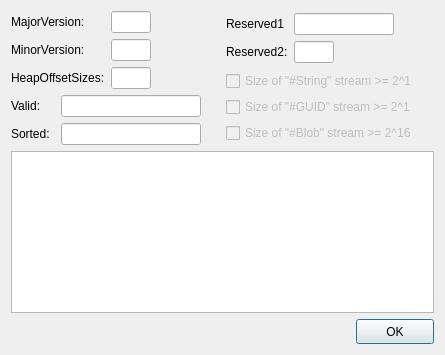
<?xml version="1.0" encoding="UTF-8"?>
<ui version="4.0">
 <class>DialogPEMetaDataTables</class>
 <widget class="QDialog" name="DialogPEMetaDataTables">
  <property name="windowModality">
   <enum>Qt::ApplicationModal</enum>
  </property>
  <property name="geometry">
   <rect>
    <x>0</x>
    <y>0</y>
    <width>445</width>
    <height>355</height>
   </rect>
  </property>
  <property name="minimumSize">
   <size>
    <width>445</width>
    <height>355</height>
   </size>
  </property>
  <property name="maximumSize">
   <size>
    <width>445</width>
    <height>355</height>
   </size>
  </property>
  <property name="windowTitle">
   <string>MetaData Tables</string>
  </property>
  <property name="modal">
   <bool>true</bool>
  </property>
  <layout class="QVBoxLayout" name="verticalLayout_3">
   <item>
    <layout class="QHBoxLayout" name="horizontalLayout_2">
     <item>
      <layout class="QGridLayout" name="gridLayout">
       <item row="0" column="0" colspan="2">
        <widget class="QLabel" name="labelMajorVersion">
         <property name="minimumSize">
          <size>
           <width>69</width>
           <height>0</height>
          </size>
         </property>
         <property name="text">
          <string notr="true">MajorVersion:</string>
         </property>
        </widget>
       </item>
       <item row="0" column="2">
        <widget class="QLineEditX" name="lineEditMajorVersion">
         <property name="minimumSize">
          <size>
           <width>40</width>
           <height>0</height>
          </size>
         </property>
         <property name="maximumSize">
          <size>
           <width>40</width>
           <height>16777215</height>
          </size>
         </property>
         <property name="alignment">
          <set>Qt::AlignCenter</set>
         </property>
         <property name="readOnly">
          <bool>true</bool>
         </property>
        </widget>
       </item>
       <item row="0" column="3">
        <spacer name="horizontalSpacer_2">
         <property name="orientation">
          <enum>Qt::Horizontal</enum>
         </property>
         <property name="sizeHint" stdset="0">
          <size>
           <width>40</width>
           <height>20</height>
          </size>
         </property>
        </spacer>
       </item>
       <item row="1" column="0" colspan="2">
        <widget class="QLabel" name="labelMinorVersion">
         <property name="text">
          <string notr="true">MinorVersion:</string>
         </property>
        </widget>
       </item>
       <item row="1" column="2">
        <widget class="QLineEditX" name="lineEditMinorVersion">
         <property name="minimumSize">
          <size>
           <width>40</width>
           <height>0</height>
          </size>
         </property>
         <property name="maximumSize">
          <size>
           <width>40</width>
           <height>16777215</height>
          </size>
         </property>
         <property name="alignment">
          <set>Qt::AlignCenter</set>
         </property>
         <property name="readOnly">
          <bool>true</bool>
         </property>
        </widget>
       </item>
       <item row="1" column="3">
        <spacer name="horizontalSpacer_3">
         <property name="orientation">
          <enum>Qt::Horizontal</enum>
         </property>
         <property name="sizeHint" stdset="0">
          <size>
           <width>40</width>
           <height>20</height>
          </size>
         </property>
        </spacer>
       </item>
       <item row="2" column="0" colspan="2">
        <widget class="QLabel" name="labelHeapOffsetSizes">
         <property name="text">
          <string notr="true">HeapOffsetSizes:</string>
         </property>
        </widget>
       </item>
       <item row="2" column="2">
        <widget class="QLineEditX" name="lineEditHeapOffsetSizes">
         <property name="minimumSize">
          <size>
           <width>40</width>
           <height>0</height>
          </size>
         </property>
         <property name="maximumSize">
          <size>
           <width>40</width>
           <height>16777215</height>
          </size>
         </property>
         <property name="text">
          <string/>
         </property>
         <property name="alignment">
          <set>Qt::AlignCenter</set>
         </property>
         <property name="readOnly">
          <bool>true</bool>
         </property>
        </widget>
       </item>
       <item row="2" column="3">
        <spacer name="horizontalSpacer_4">
         <property name="orientation">
          <enum>Qt::Horizontal</enum>
         </property>
         <property name="sizeHint" stdset="0">
          <size>
           <width>40</width>
           <height>20</height>
          </size>
         </property>
        </spacer>
       </item>
       <item row="3" column="0">
        <widget class="QLabel" name="labelEntryValid">
         <property name="text">
          <string notr="true">Valid:</string>
         </property>
        </widget>
       </item>
       <item row="3" column="1" colspan="3">
        <widget class="QLineEditX" name="lineEditValid">
         <property name="minimumSize">
          <size>
           <width>140</width>
           <height>0</height>
          </size>
         </property>
         <property name="maximumSize">
          <size>
           <width>140</width>
           <height>16777215</height>
          </size>
         </property>
         <property name="alignment">
          <set>Qt::AlignCenter</set>
         </property>
         <property name="readOnly">
          <bool>true</bool>
         </property>
        </widget>
       </item>
       <item row="4" column="0">
        <widget class="QLabel" name="labelEntrySorted">
         <property name="text">
          <string notr="true">Sorted:</string>
         </property>
        </widget>
       </item>
       <item row="4" column="1" colspan="3">
        <widget class="QLineEditX" name="lineEditSorted">
         <property name="minimumSize">
          <size>
           <width>140</width>
           <height>0</height>
          </size>
         </property>
         <property name="maximumSize">
          <size>
           <width>140</width>
           <height>16777215</height>
          </size>
         </property>
         <property name="alignment">
          <set>Qt::AlignCenter</set>
         </property>
         <property name="readOnly">
          <bool>true</bool>
         </property>
        </widget>
       </item>
      </layout>
     </item>
     <item>
      <layout class="QVBoxLayout" name="verticalLayout_2">
       <item>
        <layout class="QGridLayout" name="gridLayout_2">
         <item row="0" column="0">
          <widget class="QLabel" name="labelEntryReserved1">
           <property name="text">
            <string notr="true">Reserved1</string>
           </property>
          </widget>
         </item>
         <item row="0" column="1" colspan="2">
          <widget class="QLineEditX" name="lineEditReserved1">
           <property name="minimumSize">
            <size>
             <width>100</width>
             <height>0</height>
            </size>
           </property>
           <property name="maximumSize">
            <size>
             <width>100</width>
             <height>16777215</height>
            </size>
           </property>
           <property name="alignment">
            <set>Qt::AlignCenter</set>
           </property>
           <property name="readOnly">
            <bool>true</bool>
           </property>
          </widget>
         </item>
         <item row="1" column="0">
          <widget class="QLabel" name="labelReserved2">
           <property name="text">
            <string notr="true">Reserved2:</string>
           </property>
          </widget>
         </item>
         <item row="1" column="1">
          <widget class="QLineEditX" name="lineEditReserved2">
           <property name="minimumSize">
            <size>
             <width>40</width>
             <height>0</height>
            </size>
           </property>
           <property name="maximumSize">
            <size>
             <width>40</width>
             <height>16777215</height>
            </size>
           </property>
           <property name="text">
            <string/>
           </property>
           <property name="alignment">
            <set>Qt::AlignCenter</set>
           </property>
           <property name="readOnly">
            <bool>true</bool>
           </property>
          </widget>
         </item>
         <item row="1" column="2">
          <spacer name="horizontalSpacer_5">
           <property name="orientation">
            <enum>Qt::Horizontal</enum>
           </property>
           <property name="sizeHint" stdset="0">
            <size>
             <width>40</width>
             <height>20</height>
            </size>
           </property>
          </spacer>
         </item>
        </layout>
       </item>
       <item>
        <layout class="QVBoxLayout" name="verticalLayout">
         <item>
          <widget class="QCheckBoxX" name="checkBoxString">
           <property name="enabled">
            <bool>false</bool>
           </property>
           <property name="minimumSize">
            <size>
             <width>185</width>
             <height>0</height>
            </size>
           </property>
           <property name="maximumSize">
            <size>
             <width>180</width>
             <height>16777215</height>
            </size>
           </property>
           <property name="text">
            <string notr="true">Size of &quot;#String&quot; stream &gt;= 2^16</string>
           </property>
          </widget>
         </item>
         <item>
          <widget class="QCheckBoxX" name="checkBoxGUID">
           <property name="enabled">
            <bool>false</bool>
           </property>
           <property name="minimumSize">
            <size>
             <width>185</width>
             <height>0</height>
            </size>
           </property>
           <property name="maximumSize">
            <size>
             <width>180</width>
             <height>16777215</height>
            </size>
           </property>
           <property name="text">
            <string notr="true">Size of &quot;#GUID&quot; stream &gt;= 2^16</string>
           </property>
          </widget>
         </item>
         <item>
          <widget class="QCheckBoxX" name="checkBoxBlob">
           <property name="enabled">
            <bool>false</bool>
           </property>
           <property name="minimumSize">
            <size>
             <width>185</width>
             <height>0</height>
            </size>
           </property>
           <property name="maximumSize">
            <size>
             <width>180</width>
             <height>16777215</height>
            </size>
           </property>
           <property name="text">
            <string notr="true">Size of &quot;#Blob&quot; stream &gt;= 2^16</string>
           </property>
          </widget>
         </item>
        </layout>
       </item>
      </layout>
     </item>
    </layout>
   </item>
   <item>
    <widget class="QTableWidgetX" name="tableWidgetExtra">
     <property name="editTriggers">
      <set>QAbstractItemView::NoEditTriggers</set>
     </property>
     <property name="selectionMode">
      <enum>QAbstractItemView::SingleSelection</enum>
     </property>
     <property name="selectionBehavior">
      <enum>QAbstractItemView::SelectRows</enum>
     </property>
     <attribute name="verticalHeaderVisible">
      <bool>false</bool>
     </attribute>
     <attribute name="verticalHeaderHighlightSections">
      <bool>false</bool>
     </attribute>
    </widget>
   </item>
   <item>
    <layout class="QHBoxLayout" name="horizontalLayout">
     <item>
      <spacer name="horizontalSpacer">
       <property name="orientation">
        <enum>Qt::Horizontal</enum>
       </property>
       <property name="sizeHint" stdset="0">
        <size>
         <width>40</width>
         <height>20</height>
        </size>
       </property>
      </spacer>
     </item>
     <item>
      <widget class="QPushButtonX" name="pushButtonOK">
       <property name="minimumSize">
        <size>
         <width>78</width>
         <height>25</height>
        </size>
       </property>
       <property name="maximumSize">
        <size>
         <width>78</width>
         <height>25</height>
        </size>
       </property>
       <property name="text">
        <string>OK</string>
       </property>
      </widget>
     </item>
    </layout>
   </item>
  </layout>
 </widget>
 <customwidgets>
  <customwidget>
   <class>QPushButtonX</class>
   <extends>QPushButton</extends>
   <header>qpushbuttonx.h</header>
  </customwidget>
  <customwidget>
   <class>QLineEditX</class>
   <extends>QLineEdit</extends>
   <header>qlineeditx.h</header>
  </customwidget>
  <customwidget>
   <class>QCheckBoxX</class>
   <extends>QCheckBox</extends>
   <header>qcheckboxx.h</header>
  </customwidget>
  <customwidget>
   <class>QTableWidgetX</class>
   <extends>QTableWidget</extends>
   <header>qtablewidgetx.h</header>
  </customwidget>
 </customwidgets>
 <resources/>
 <connections/>
</ui>
